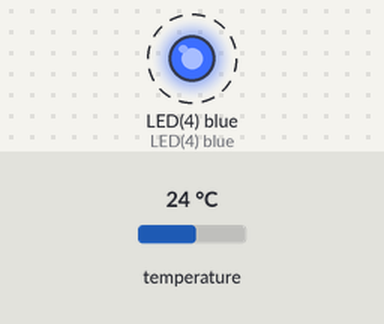
Recording of a program running on a simulated pyboard running MicroPython. Shown: output pins drawn as LEDs (lit = HIGH). Dashed ring = blinking. The inputs (shaded band) are chosen by the test bench; at power-on: temperature 24 °C. What the program prints to the serial console is not drawn. At 5.5 s the program stops and its outputs stay as they are.

Above: at 0.2 s.
Timing chart, 0 to 3.0 s (numbered marks = the images above):
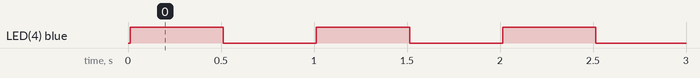

The program:

main_read_from_all_ADT7410.py
```python
import pyb
from machine import Pin, I2C
import struct

#---------------------------------------------------------
# Function definitions
#
# In future could adapt CircuitPython class at
# https://github.com/adafruit/Adafruit_CircuitPython_ADT7410/blob/master/adafruit_adt7410.py
#---------------------------------------------------------


def read_temperature_C(address):
    temp = i2c.readfrom_mem(address, 0x00, 2)
    return struct.unpack('>h', temp)[0] / 128

def set_high_resolution(address):
    register = 0x03
    config = i2c.readfrom_mem(address, register, 1)
    # bitwise operators can only operate on int types, not bytes types
    config_int = int.from_bytes(config, 'big')
    new_config = config_int | 0x80
    new_config_bytes = new_config.to_bytes(1, 'big')
    i2c.writeto_mem(address, register, new_config_bytes)

def set_low_resolution(address):
    register = 0x03
    config = i2c.readfrom_mem(address, register, 1)
    # bitwise operators can only operate on int types, not bytes types
    config_int = int.from_bytes(config, 'big')
    new_config = config_int & 0x7F
    new_config_bytes = new_config.to_bytes(1, 'big')
    i2c.writeto_mem(address, register, new_config_bytes)


#---------------------------------------------------------
# Main code
#---------------------------------------------------------

blue = pyb.LED(4)          # LED object

i2c = I2C('X', freq=100000)

devices = i2c.scan()
for i, device in enumerate(devices):
    set_high_resolution(device)
    print("I2C device {} at address: {}".format(i, hex(device)))

max_count = 10
count = 0
start = pyb.millis()

while count <= max_count:
    elapsed = pyb.elapsed_millis(start)
    blue.toggle()
    print(count, elapsed, sep=',', end=',')
    for i, device in enumerate(devices):
        if i == len(devices) - 1:
            end = '\n'
        else:
            end = ','
        print(read_temperature_C(device), end=end)
    count += 1
    pyb.delay(500)  # Delay for 500 ms

blue.off()
```

Measured:
- by itself, LED(4) blue: alternates HIGH for 0.50 s and LOW for 0.50 s, 12 changes in all, then stays LOW
